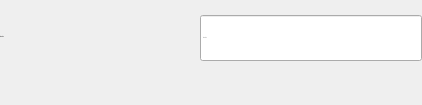
                            <widget class="QWidget" name="widget_11" native="true">
                             <property name="minimumSize">
                              <size>
                               <width>0</width>
                               <height>105</height>
                              </size>
                             </property>
                             <property name="maximumSize">
                              <size>
                               <width>16777215</width>
                               <height>105</height>
                              </size>
                             </property>
                             <layout class="QVBoxLayout" name="verticalLayout_26">
                              <property name="spacing">
                               <number>0</number>
                              </property>
                              <property name="leftMargin">
                               <number>0</number>
                              </property>
                              <property name="topMargin">
                               <number>0</number>
                              </property>
                              <property name="rightMargin">
                               <number>0</number>
                              </property>
                              <property name="bottomMargin">
                               <number>0</number>
                              </property>
                              <item>
                               <widget class="QWidget" name="widget_34" native="true">
                                <layout class="QHBoxLayout" name="horizontalLayout_33">
                                 <property name="spacing">
                                  <number>0</number>
                                 </property>
                                 <property name="leftMargin">
                                  <number>0</number>
                                 </property>
                                 <property name="topMargin">
                                  <number>0</number>
                                 </property>
                                 <property name="rightMargin">
                                  <number>0</number>
                                 </property>
                                 <property name="bottomMargin">
                                  <number>0</number>
                                 </property>
                                 <item>
                                  <layout class="QHBoxLayout" name="formInput_14">
                                   <property name="spacing">
                                    <number>0</number>
                                   </property>
                                   <property name="topMargin">
                                    <number>0</number>
                                   </property>
                                   <item alignment="Qt::AlignTop">
                                    <widget class="QWidget" name="label_product_5" native="true">
                                     <property name="minimumSize">
                                      <size>
                                       <width>200</width>
                                       <height>0</height>
                                      </size>
                                     </property>
                                     <property name="maximumSize">
                                      <size>
                                       <width>200</width>
                                       <height>16777215</height>
                                      </size>
                                     </property>
                                     <layout class="QHBoxLayout" name="horizontalLayout_16">
                                      <property name="spacing">
                                       <number>0</number>
                                      </property>
                                      <property name="leftMargin">
                                       <number>0</number>
                                      </property>
                                      <property name="topMargin">
                                       <number>30</number>
                                      </property>
                                      <property name="rightMargin">
                                       <number>0</number>
                                      </property>
                                      <property name="bottomMargin">
                                       <number>0</number>
                                      </property>
                                      <item>
                                       <widget class="QLabel" name="label_7">
                                        <property name="font">
                                         <font>
                                          <family>Cambria</family>
                                          <pointsize>-1</pointsize>
                                          <bold>false</bold>
                                         </font>
                                        </property>
                                        <property name="text">
                                         <string>Ngày giao</string>
                                        </property>
                                       </widget>
                                      </item>
                                      <item>
                                       <widget class="QLabel" name="label_required_8">
                                        <property name="sizePolicy">
                                         <sizepolicy hsizetype="Expanding" vsizetype="Preferred">
                                          <horstretch>0</horstretch>
                                          <verstretch>0</verstretch>
                                         </sizepolicy>
                                        </property>
                                        <property name="text">
                                         <string/>
                                        </property>
                                       </widget>
                                      </item>
                                     </layout>
                                    </widget>
                                   </item>
                                   <item alignment="Qt::AlignTop">
                                    <widget class="QWidget" name="widget_35" native="true">
                                     <property name="maximumSize">
                                      <size>
                                       <width>16777215</width>
                                       <height>16777215</height>
                                      </size>
                                     </property>
                                     <layout class="QVBoxLayout" name="verticalLayout_25">
                                      <property name="spacing">
                                       <number>0</number>
                                      </property>
                                      <property name="leftMargin">
                                       <number>0</number>
                                      </property>
                                      <property name="topMargin">
                                       <number>15</number>
                                      </property>
                                      <property name="rightMargin">
                                       <number>0</number>
                                      </property>
                                      <property name="bottomMargin">
                                       <number>0</number>
                                      </property>
                                      <item>
                                       <widget class="QLineEdit" name="delivery_date_le">
                                        <property name="minimumSize">
                                         <size>
                                          <width>222</width>
                                          <height>46</height>
                                         </size>
                                        </property>
                                        <property name="maximumSize">
                                         <size>
                                          <width>16777215</width>
                                          <height>16777215</height>
                                         </size>
                                        </property>
                                        <property name="font">
                                         <font>
                                          <family>Cambria</family>
                                          <pointsize>-1</pointsize>
                                         </font>
                                        </property>
                                        <property name="text">
                                         <string/>
                                        </property>
                                        <property name="placeholderText">
                                         <string>Ngày giao</string>
                                        </property>
                                        <property name="clearButtonEnabled">
                                         <bool>true</bool>
                                        </property>
                                       </widget>
                                      </item>
                                      <item>
                                       <widget class="QLabel" name="error_order_code_3">
                                        <property name="text">
                                         <string/>
                                        </property>
                                        <property name="margin">
                                         <number>0</number>
                                        </property>
                                       </widget>
                                      </item>
                                     </layout>
                                    </widget>
                                   </item>
                                  </layout>
                                 </item>
                                </layout>
                               </widget>
                              </item>
                             </layout>
                            </widget>
